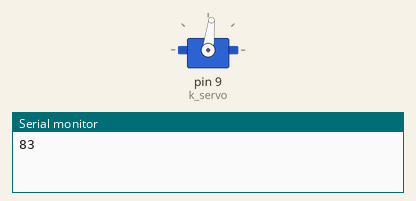
The sketch below on a simulated Arduino Uno, built with avr-gcc and run on an emulated ATmega328P. Parts: servo, the last lines printed to the serial monitor.

Above: at 0.05 s.
At 1.1 s:
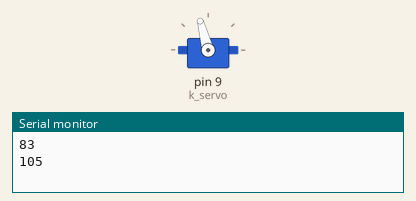
Timing chart, 0 to 3.0 s (numbered marks = the images above):
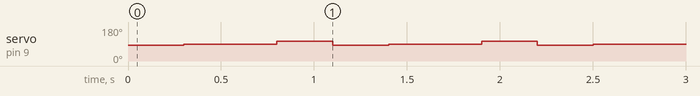

The sketch:

ServoTester.ino
```cpp
#include <Servo.h>

const int k_servo = 9;
Servo servo;
int pos = 0;

void setup() {
  // put your setup code here, to run once:
  Serial.begin(9600);
  servo.attach(k_servo);
}

void loop() {
  // put your main code here, to run repeatedly:
  /*
  servo.write(-180);
  delay(1000);
  servo.write(180);
  delay(1000);
  */
  servo.write(83);
  Serial.println("83");
  delay(300);
  servo.write(90);
  delay(500);
  servo.write(105);
  Serial.println("105");
  delay(300);
}
```

Measured:
- by itself, servo on pin 9 (k_servo): repeats every 1.1 s: 105° 0.30 s, 83° 0.30 s, 90° 0.50 s
